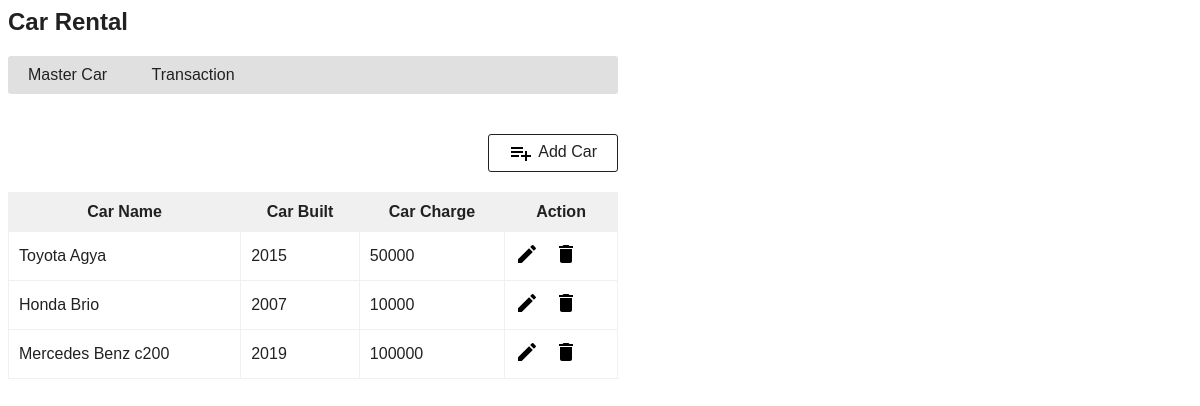
The page / on the database its author committed.
### tables this page shows
CREATE TABLE `m_car` (
  `car_id` int(11) NOT NULL,
  `car_name` varchar(200) NOT NULL,
  `car_built` int(11) NOT NULL,
  `charge` float NOT NULL
);

### class/DBController.php (called while the page is built, shortened)
<?php
class DBController {
    private $host = "localhost:3307";
    private $user = "root";
    private $password = "";
    private $database = "car";
    private $conn;
    function __construct() {
        $this->conn = $this->connectDB();
    }
    function connectDB() {
        $conn = mysqli_connect($this->host,$this->user,$this->password,$this->database);
        return $conn;
    }
    function runBaseQuery($query) {
        $resultset =array();
		$result = $this->conn->query($query);
        if ($result->num_rows > 0) {
            while($row = $result->fetch_assoc()) {
                $resultset[] = $row;
            }
        }
        return $resultset;
    }
}
?>

### class/Car.php (called while the page is built, shortened)
<?php
require_once ("class/DBController.php");
class Car
{
    private $db_handle;
    function __construct() {
        $this->db_handle = new DBController();
    }
    function getAllCar() {
        $sql = "SELECT * FROM m_car ORDER BY car_id";
        $result = $this->db_handle->runBaseQuery($sql);
        return $result;
    }
}
?>

### web/car.php (the view, shortened to what this page needs)
<?php require_once "web/header.php"; ?>
    <div style="text-align: right; margin: 20px 0px 10px;">
        <a id="btnAddAction" href="index.php?action=car-add"><img src="web/image/icon-add.png" />Add Car</a>
    </div>
    <div id="toys-grid">
        <table cellpadding="10" cellspacing="1">
            <thead>
                <tr>
                    <th><strong>Car Name</strong></th>
                    <th><strong>Car Built</strong></th>
					<th><strong>Car Charge </strong></th>
                    <th><strong>Action</strong></th>
                </tr>
            </thead>
            <tbody>
                    <?php
                    if (! empty($result)) {
                        foreach ($result as $k => $v) {
                            ?>
          <tr>
                    <td><?php echo $result[$k]["car_name"]; ?></td>
                    <td><?php echo $result[$k]["car_built"]; ?></td>
					<td><?php echo $result[$k]["charge"]; ?></td>
                    <td><a class="btnEditAction"
                        href="index.php?action=car-edit&id=<?php echo $result[$k]["car_id"]; ?>">
                        <img src="web/image/icon-edit.png" />
                        </a>
                        <a class="btnDeleteAction"
                        href="index.php?action=car-delete&id=<?php echo $result[$k]["car_id"]; ?>">
                        <img src="web/image/icon-delete.png" />
                        </a>
                    </td>
                </tr>
                    <?php
                        }
                    }
                    ?>
        </table>
    </div>
</body>
</html>

### index.php (shortened to what this page needs)
<?php
require_once ("class/DBController.php");
require_once ("class/Car.php");
$db_handle = new DBController();
 $action = "";
switch ($action) {
    default:
        $car = new Car();
        $result = $car->getAllCar();
        require_once "web/car.php";
        break;
}
?>

### web/header.php (shortened to what this page needs)
<html>
<head>
<link href="web/css/style.css" type="text/css" rel="stylesheet" />
</head>
<body>
    <h2>Car Rental</h2>
    <div>
        <ul class="menu-list">
            <li><a href="index.php">Master Car</a></li>
            <li><a href="index.php?action=order">Transaction</a></li>
        </ul>
    </div>

### web/css/style.css (style rules this page uses)
body { width: 610px; font-family: Arial; color: #212121; }
#toys-grid { margin-bottom: 30px; }
#toys-grid table { width: 100%; background-color: #F0F0F0; }
#toys-grid table td { background-color: #FFFFFF; }
.btnEditAction { cursor: pointer; text-decoration: none; margin-right: 10px; }
.btnDeleteAction { cursor: pointer; }
#btnAddAction { padding: 6px 20px; color: #212121; text-decoration: none; border-radius: 3px; cursor: pointer; border: #212121 1px solid; margin-bottom: 10px; display: inline-block; }
#btnAddAction img { margin-right: 5px; vertical-align: middle; }
ul.menu-list { list-style: none; margin: 0px 0px 40px 0px; padding: 0px; background: #E0E0E0; border-radius: 3px; }
ul.menu-list li { display: inline-block; padding: 10px 20px; }
ul.menu-list li a { color: #212121; text-decoration: none; }

### rows shown on the page
m_car: car_name "Toyota Agya", car_built "2015", charge "50000"
m_car: car_name "Honda Brio", car_built "2007", charge "10000"
m_car: car_name "Mercedes Benz c200", car_built "2019", charge "100000"
